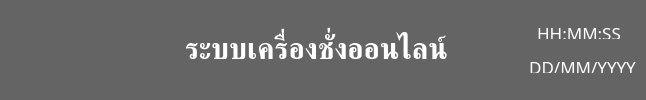
        <widget class="QWidget" name="widget" native="true">
         <property name="minimumSize">
          <size>
           <width>0</width>
           <height>50</height>
          </size>
         </property>
         <property name="styleSheet">
          <string notr="true">background-color: rgb(100, 100, 100);
color: rgb(255, 255, 255);
border-radius: 8px;</string>
         </property>
         <layout class="QHBoxLayout" name="horizontalLayout">
          <property name="leftMargin">
           <number>10</number>
          </property>
          <property name="topMargin">
           <number>0</number>
          </property>
          <property name="rightMargin">
           <number>10</number>
          </property>
          <property name="bottomMargin">
           <number>0</number>
          </property>
          <item>
           <widget class="QFrame" name="frame_28">
            <property name="enabled">
             <bool>true</bool>
            </property>
            <property name="minimumSize">
             <size>
              <width>0</width>
              <height>0</height>
             </size>
            </property>
            <property name="frameShape">
             <enum>QFrame::Shape::StyledPanel</enum>
            </property>
            <property name="frameShadow">
             <enum>QFrame::Shadow::Raised</enum>
            </property>
            <layout class="QHBoxLayout" name="horizontalLayout_6">
             <property name="spacing">
              <number>0</number>
             </property>
             <property name="leftMargin">
              <number>0</number>
             </property>
             <property name="topMargin">
              <number>0</number>
             </property>
             <property name="rightMargin">
              <number>45</number>
             </property>
             <property name="bottomMargin">
              <number>0</number>
             </property>
             <item>
              <widget class="QPushButton" name="menu">
               <property name="font">
                <font>
                 <pointsize>9</pointsize>
                </font>
               </property>
               <property name="cursor">
                <cursorShape>PointingHandCursor</cursorShape>
               </property>
               <property name="text">
                <string/>
               </property>
               <property name="icon">
                <iconset resource="resource.qrc">
                 <normaloff>:/assets/icon/menu.png</normaloff>
                 <normalon>:/assets/icon/menu_open.png</normalon>:/assets/icon/menu.png</iconset>
               </property>
               <property name="iconSize">
                <size>
                 <width>40</width>
                 <height>40</height>
                </size>
               </property>
               <property name="checkable">
                <bool>true</bool>
               </property>
               <property name="autoExclusive">
                <bool>true</bool>
               </property>
              </widget>
             </item>
            </layout>
           </widget>
          </item>
          <item>
           <spacer name="horizontalSpacer_5">
            <property name="orientation">
             <enum>Qt::Orientation::Horizontal</enum>
            </property>
            <property name="sizeHint" stdset="0">
             <size>
              <width>92</width>
              <height>20</height>
             </size>
            </property>
           </spacer>
          </item>
          <item>
           <widget class="QLabel" name="title">
            <property name="font">
             <font>
              <family>Kanit</family>
              <pointsize>22</pointsize>
              <bold>true</bold>
             </font>
            </property>
            <property name="styleSheet">
             <string notr="true"/>
            </property>
            <property name="text">
             <string>ระบบเครื่องชั่งออนไลน์</string>
            </property>
            <property name="alignment">
             <set>Qt::AlignmentFlag::AlignCenter</set>
            </property>
           </widget>
          </item>
          <item>
           <spacer name="horizontalSpacer_4">
            <property name="orientation">
             <enum>Qt::Orientation::Horizontal</enum>
            </property>
            <property name="sizeHint" stdset="0">
             <size>
              <width>75</width>
              <height>20</height>
             </size>
            </property>
           </spacer>
          </item>
          <item>
           <widget class="QGroupBox" name="datetime_group_2">
            <property name="font">
             <font>
              <pointsize>11</pointsize>
             </font>
            </property>
            <property name="alignment">
             <set>Qt::AlignmentFlag::AlignCenter</set>
            </property>
            <layout class="QVBoxLayout" name="datetime_group">
             <property name="spacing">
              <number>0</number>
             </property>
             <property name="leftMargin">
              <number>0</number>
             </property>
             <property name="topMargin">
              <number>5</number>
             </property>
             <property name="rightMargin">
              <number>0</number>
             </property>
             <property name="bottomMargin">
              <number>5</number>
             </property>
             <item>
              <widget class="QLabel" name="time_bar">
               <property name="maximumSize">
                <size>
                 <width>100</width>
                 <height>12</height>
                </size>
               </property>
               <property name="font">
                <font>
                 <family>Kanit</family>
                 <pointsize>13</pointsize>
                 <bold>false</bold>
                </font>
               </property>
               <property name="text">
                <string>HH:MM:SS</string>
               </property>
               <property name="alignment">
                <set>Qt::AlignmentFlag::AlignCenter</set>
               </property>
              </widget>
             </item>
             <item>
              <widget class="QLabel" name="date_bar">
               <property name="maximumSize">
                <size>
                 <width>120</width>
                 <height>12</height>
                </size>
               </property>
               <property name="font">
                <font>
                 <family>Kanit</family>
                 <pointsize>13</pointsize>
                 <bold>false</bold>
                </font>
               </property>
               <property name="text">
                <string>DD/MM/YYYY</string>
               </property>
               <property name="alignment">
                <set>Qt::AlignmentFlag::AlignCenter</set>
               </property>
              </widget>
             </item>
            </layout>
           </widget>
          </item>
         </layout>
        </widget>
